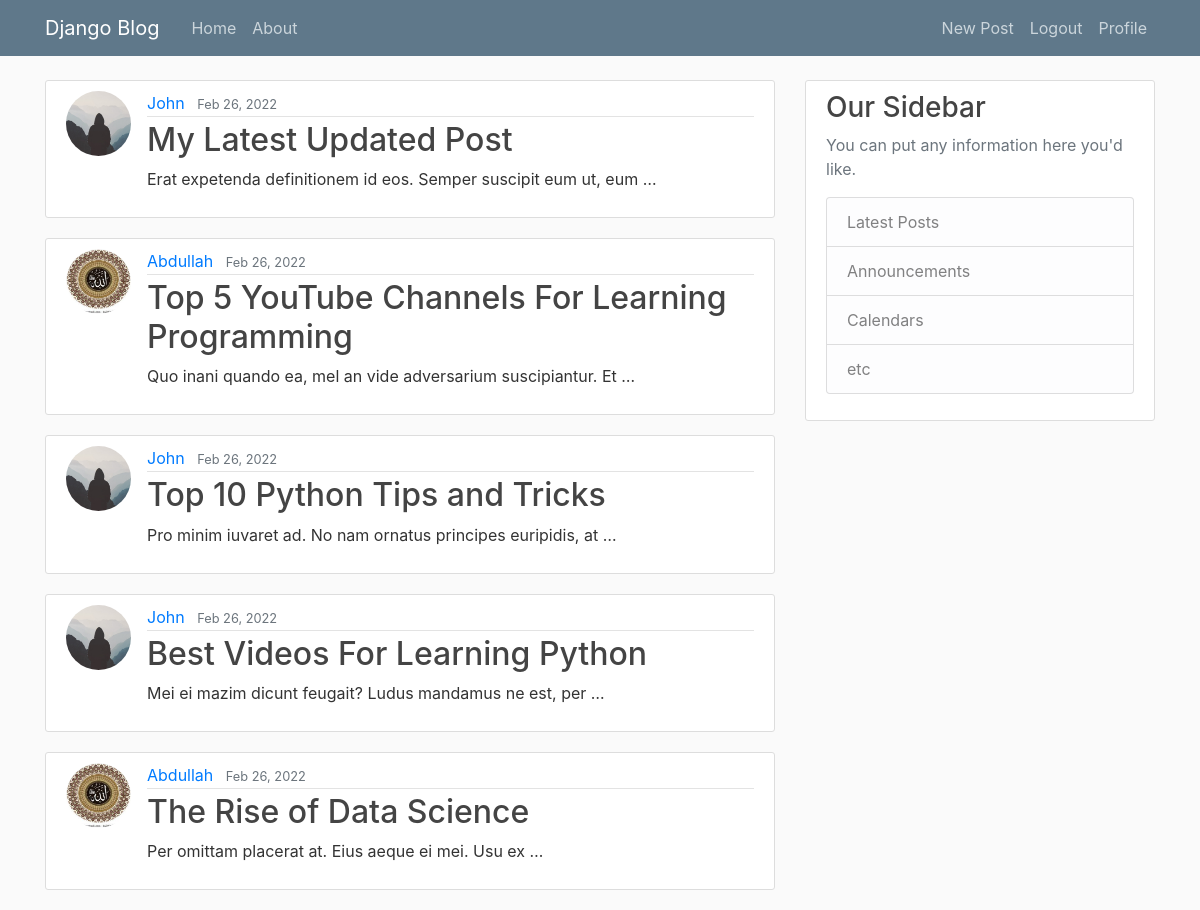
The app's page / (signed in) with its own data.
### blog/models.py (models this page shows, shortened)
class Post(models.Model):
    title = models.CharField(max_length=100)
    content = models.TextField()
    date_posted = models.DateTimeField(default=timezone.now)
    author = models.ForeignKey(User, on_delete=models.CASCADE)
    def get_absolute_url(self):
        return reverse("blog-detail", kwargs={"pk": self.pk})

### users/models.py (models this page shows, shortened)
class Profile(models.Model):
    user = models.OneToOneField(User, on_delete=models.CASCADE)
    image = models.ImageField(default='default.jpg', upload_to='profile_pics')

### blog/views.py (the view)
# urls.py: path('', PostListView.as_view(), name='blog-home'),
class PostListView(ListView):
    model = Post
    template_name = "blog/home.html"
    context_object_name = 'posts'
    ordering = ['-date_posted']
    paginate_by = 5

### blog/templates/blog/home.html
{% extends "blog/base.html" %}
{% block content %}
{% for post in posts  %}
<article class="media content-section">
  <img class="rounded-circle article-img" src="{{ post.author.profile.image.url }}" alt="">
    <div class="media-body">
      <div class="article-metadata">
        <a class="mr-2" href="#">{{ post.author }}</a>
        <small class="text-muted">{{ post.date_posted|date:"M d, Y" }}</small>
      </div>
      <h2><a class="article-title" href="{{ post.get_absolute_url }}">{{ post.title }}</a></h2>
      <p class="article-content">{{ post.content|truncatewords:10 }}</p>
    </div>
  </article>
{% endfor %}
{% endblock content %}

### blog/static/blog/main.css (style rules this page uses)
body { background: #fafafa; color: #333333; margin-top: 5rem; }
h1, h2, h3, h4, h5, h6 { color: #444444; }
.content-section { background: #ffffff; padding: 10px 20px; border: 1px solid #dddddd; border-radius: 3px; margin-bottom: 20px; }
.article-title { color: #444444; }
.article-content { white-space: pre-line; }
.article-img { height: 65px; width: 65px; margin-right: 16px; }
.article-metadata { padding-bottom: 1px; margin-bottom: 4px; border-bottom: 1px solid #e3e3e3 }

### records on screen
Post: author.profile.image (placeholder picture), author "John", date_posted "Feb 26, 2022", title "My Latest Updated Post", content "Erat expetenda definitionem id eos. Semper suscipit eum ut, eum …"
Post: author.profile.image (picture), author "Abdullah", date_posted "Feb 26, 2022", title "Top 5 YouTube Channels For Learning Programming", content "Quo inani quando ea, mel an vide adversarium suscipiantur. Et …"
Post: author.profile.image (placeholder picture), author "John", date_posted "Feb 26, 2022", title "Top 10 Python Tips and Tricks", content "Pro minim iuvaret ad. No nam ornatus principes euripidis, at …"
Post: author.profile.image (placeholder picture), author "John", date_posted "Feb 26, 2022", title "Best Videos For Learning Python", content "Mei ei mazim dicunt feugait? Ludus mandamus ne est, per …"
Post: author.profile.image (picture), author "Abdullah", date_posted "Feb 26, 2022", title "The Rise of Data Science", content "Per omittam placerat at. Eius aeque ei mei. Usu ex …"
